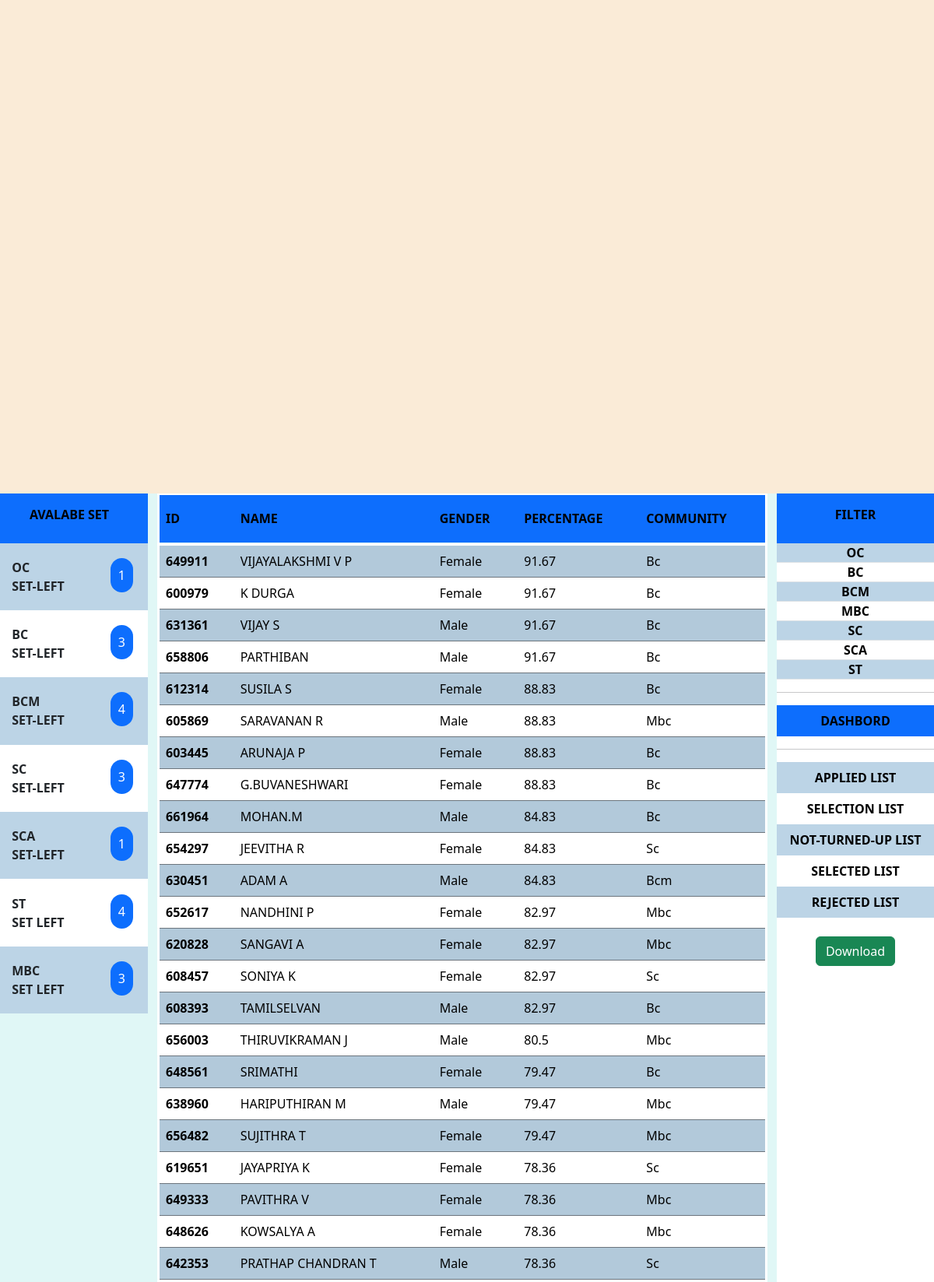
The app's page /controler/computer science/applied/ (upper part) with its own data.
### myapp/models.py (models this page shows, shortened)
class Department(models.Model):
    name=models.CharField(max_length=30,null=False,unique=True)
    ug_couse=models.CharField(max_length=30,null=False)
    pg_course=models.CharField(max_length=30,null=False)
    pg_oc=models.IntegerField(default=0,null=False)
    pg_bc=models.IntegerField(default=0,null=False)
    pg_bcm=models.IntegerField(default=0,null=False)
    pg_sc=models.IntegerField(default=0,null=False)
    pg_sca=models.IntegerField(default=0,null=False)
    pg_st=models.IntegerField(default=0,null=False)
    pg_mbc=models.IntegerField(default=0,null=False)

class PgStudentDetails(models.Model):
    GENDER=[
    ('male','MALE'),
    ('female','FEMALE'),
    ('others','OTHERS')
    ]
    COMUNNITY=[
        ('oc','OC'),
        ('bc','BC'),
        ('bcm','BCM'),
        ('sc','SC'),
        ('sca','SCA'),
        ('st','ST'),
        ('mbc','MBC')
    ]
    BOOLOPT=[
        ('yes','YES'),
        ('no','NO')
    ]
    MAR_STATUS=[
        ('single','SINGLE'),
        ('married','MARRIED')
    ]
    RELIGION=[
        ('hindu','HINDU'),
        ('muslim','MUSLIM'),
        ('cristin','CRISTIN')
    ]
    STATUS=[
        ('applied','APPLIED'),
        ('controler','CONTROLER'),
        ('department','DEPARTMENT'),
        ('admited','ADMITED'),
        ('rejected','REJECTED')
    ]
    student=models.OneToOneField(CustomUserStudent,on_delete=models.CASCADE)
    name=models.CharField(max_length=30,null=False)
    fathername=models.CharField(max_length=30,null=True,blank=True)
    gender=models.CharField(max_length=10,choices=GENDER)
    dateofbirth=models.DateField(null=True,blank=True)
    community=models.CharField(max_length=5,choices=COMUNNITY)
    religion=models.CharField(max_length=20,choices=RELIGION,null=True,blank=True)
    maratail_status=models.CharField(max_length=10,null=True,blank=True,choices=MAR_STATUS)
    pysically_chalanged=models.CharField(max_length=5,choices=BOOLOPT,null=True,blank=True)
    sports=models.CharField(max_length=5,choices=BOOLOPT,null=True,blank=True)
    aadhar=models.CharField(max_length=30,null=True,blank=True)
    address=models.CharField(max_length=130,null=True,blank=True)
    distric=models.CharField(max_length=30,null=False)
    Department=models.ForeignKey(Department,on_delete=models.CASCADE)
    percentageoptained=models.CharField(max_length=5,null=False)
    instute_name=models.CharField(max_length=30,null=True,blank=True)
    degree=models.CharField(max_length=30,null=True,blank=True)
    mode_of_study=models.CharField(max_length=30,null=True,blank=True)
    medium=models.CharField(max_length=30,null=True,blank=True)
    acadamic_year=models.CharField(max_length=30,null=True,blank=True)
    photo_doc=models.ImageField(upload_to=Photo_rename, validators=[validate_image_size],null=True,blank=True)
    aadhar_doc=models.ImageField(upload_to=aadhar_rename, validators=[validate_image_size],null=True,blank=True)
    marksheet_doc=models.ImageField(upload_to=Marksheet_rename, validators=[validate_image_size],null=True,blank=True)
    community_doc=models.ImageField(upload_to=community_rename, validators=[validate_image_size],null=True,blank=True)
    special_doc=models.ImageField(upload_to=special_documents_rename,null=True,blank=True, validators=[validate_image_size])
    details_submited=models.BooleanField(default=False)
    status=models.CharField(max_length=30,null=False, choices=STATUS)
    resevation=models.CharField(max_length=10, null=True,blank=True)
    remark=models.CharField(max_length=150,null=True,blank=True)
    fees=models.BooleanField(default=False)
    rejectedBy=models.CharField(max_length=10,null=True,blank=True)

class CustomUserStudent(AbstractBaseUser,PermissionsMixin):
    email = models.EmailField(unique=True)
    username = models.CharField(max_length=30, unique=True)
    phone_number=models.CharField(max_length=10)
    is_active = models.BooleanField(default=True)
    role=models.CharField(max_length=10,default='student')
    is_staff = models.BooleanField(default=False)
    password_created=models.CharField(max_length=15,null=False,blank=False)
    groups = models.ManyToManyField(
        Group,
        related_name="customuserstudent_groups",
    )
    user_permissions = models.ManyToManyField(
        Permission,
        related_name="customuserstudent_permissions",
    )
    objects = CustomUserManager()
    USERNAME_FIELD = 'username'
    REQUIRED_FIELDS = ['email','phone_number']

### myapp/extendedviews.py (the view)
# urls.py: path('controler/<str:department>/<str:list>/',view.controller,name='depcontroler'),
def controller(request,department,list):
    com=request.GET.get('cot','').lower()
    try:
        dpt=models.Department.objects.get(name=department)
        if list=='truned up':
            data=models.PgStudentDetails.objects.filter(status='applied').filter(Department__name=department).order_by('-percentageoptained')
        elif list=='applied':
            data=models.PgStudentDetails.objects.filter(Department__name=department).order_by('-percentageoptained')
        elif list=='not turned up':
            data=models.PgStudentDetails.objects.filter(Department__name=department).order_by('-percentageoptained')
        elif list=='selected':
            data=models.PgStudentDetails.objects.filter(Department__name=department).filter(status='department').order_by('-percentageoptained')
        elif list=='rejected':
            data=models.PgStudentDetails.objects.filter(Department__name=department).filter(status='rejected').order_by('-percentageoptained')
        else:
            return HttpResponse("enter the correct url")
        valid_communities = ['mbc', 'bc', 'sc', 'sca','st','bcm']
        if com in valid_communities:
            filtereddata = data.filter(community__iexact=com)
        else:
            filtereddata = data
    except Exception as e:
        return HttpResponse(e)
    context={
        'data':filtereddata,
        'department':dpt
    }
    return render(request,'controler/listpage.html',context)

### templates/controler/listpage.html (shortened to what this page needs)
{% extends "main.html"%}
{% block content %}
<div class="container-fluid m-0 p-0" style="max-width: 99%;">
    {% include 'logoutbar.html' %}
    <div class="row ">
        <div class="col-md-2 col-xl-2 col-xxl-2 m-0 p-0" style="overflow-y: auto; height: 87vh;">
            {% include 'pg/components/seatavalabe.html' %}
        </div>
        <div class="col-md-8 col-xl-8 col-xxl-8 bg ">
            {% include 'pg/components/studentlist.html' %}
        </div>
        <div class="col-md-2 col-xl-2 col-xxl-2 bg  m-0 p-0" style="background-color: white; overflow-y: auto; height: 87vh;">
            {% include 'controler/filter.html' %}
        </div>
    </div>
</div>
{% endblock %}

### templates/pg/components/seatavalabe.html
<div class="bg-primary title-heading"><p><b>AVALABE set</b></p></div>
        <ol class="list-group striped-view list-group-numbered " >
          <li class="group-list d-flex justify-content-between align-items-start  ">
            <div class="ms-2 me-auto">
              <div class="fw-bold">OC</div>
              <div class="fw-bold">set-left</div>
            </div>
            <span class=" bg-primary pill-button ">{{department.pg_oc}}</span>
          </li>
          <li class="group-list d-flex justify-content-between align-items-start  ">
              <div class="ms-2 me-auto">
                <div class="fw-bold">BC</div>
                <div class="fw-bold">set-left</div>
              </div>
              <span class=" bg-primary pill-button">{{department.pg_bc}}</span>
            </li>
            <li class="group-list d-flex justify-content-between align-items-start  ">
              <div class="ms-2 me-auto">
                <div class="fw-bold">BCM</div>
                <div class="fw-bold">set-left</div>
              </div>
              <span class=" bg-primary pill-button">{{department.pg_bcm}}</span>
            </li>
            <li class="group-list d-flex justify-content-between align-items-start  ">
              <div class="ms-2 me-auto">
                <div class="fw-bold">SC</div>
                <div class="fw-bold">set-left</div>
              </div>
              <span class=" bg-primary pill-button ">{{department.pg_sc}}</span>
            </li>
            <li class="group-list d-flex justify-content-between align-items-start  ">
              <div class="ms-2 me-auto">
                <div class="fw-bold">SCA</div>
                <div class="fw-bold">set-left</div>
              </div>
              <span class=" bg-primary pill-button ">{{department.pg_sca}}</span>
            </li>
            <li class="group-list d-flex justify-content-between align-items-start  ">
              <div class="ms-2 me-auto">
                <div class="fw-bold">ST</div>
                <div class="fw-bold">set left</div>
              </div>
              <span class=" bg-primary  pill-button">{{department.pg_st}}</span>
            </li>
            <li class="group-list d-flex justify-content-between align-items-start  ">
              <div class="ms-2 me-auto">
                <div class="fw-bold">MBC</div>
                <div class="fw-bold">set left</div>
              </div>
              <span class=" bg-primary pill-button">{{department.pg_mbc}}</span>
            </li>
      </ol>

### templates/pg/components/studentlist.html
<div class="scrollable-div">
<table class="table table-hover table-striped m-0 p-0">
    <thead class="border-bottom border-white border-3">
        <th>ID</th>
        <th>NAME</th>
        <th>GENDER</th>
        <th>PERCENTAGE</th>
        <th>COMMUNITY</th>
    </thead>
    <tbody class="border-white border-3">
      {% for items in data %}
      <tr class="m-2 border border-secondary " onclick="callurl('{{ items.student.username }}')">
                <th scope="row">{{items.student.username}}</th>
                <td>{{items.name}}</td>
                <td>{{items.gender}}</td>
                <td>{{items.percentageoptained}}</td>
                <td>{{items.community}}</td>
            </tr>
        {% endfor %}
  </tbody>
</table>
</div>

### records on screen
Department: pg_oc "1", pg_bc "3", pg_bcm "4", pg_sc "3", pg_sca "1", pg_st "4", pg_mbc "3"
PgStudentDetails: student.username "649911", name "VIJAYALAKSHMI V P", gender "Female", percentageoptained "91.67", community "Bc"
PgStudentDetails: student.username "600979", name "K DURGA", gender "Female", percentageoptained "91.67", community "Bc"
PgStudentDetails: student.username "631361", name "VIJAY S", gender "Male", percentageoptained "91.67", community "Bc"
PgStudentDetails: student.username "658806", name "PARTHIBAN", gender "Male", percentageoptained "91.67", community "Bc"
PgStudentDetails: student.username "612314", name "SUSILA S", gender "Female", percentageoptained "88.83", community "Bc"
PgStudentDetails: student.username "605869", name "SARAVANAN R", gender "Male", percentageoptained "88.83", community "Mbc"
PgStudentDetails: student.username "603445", name "ARUNAJA P", gender "Female", percentageoptained "88.83", community "Bc"
PgStudentDetails: student.username "647774", name "G.BUVANESHWARI", gender "Female", percentageoptained "88.83", community "Bc"
PgStudentDetails: student.username "661964", name "MOHAN.M", gender "Male", percentageoptained "84.83", community "Bc"
PgStudentDetails: student.username "654297", name "JEEVITHA R", gender "Female", percentageoptained "84.83", community "Sc"
PgStudentDetails: student.username "630451", name "ADAM A", gender "Male", percentageoptained "84.83", community "Bcm"
PgStudentDetails: student.username "652617", name "NANDHINI P", gender "Female", percentageoptained "82.97", community "Mbc"
PgStudentDetails: student.username "620828", name "SANGAVI A", gender "Female", percentageoptained "82.97", community "Mbc"
PgStudentDetails: student.username "608457", name "SONIYA K", gender "Female", percentageoptained "82.97", community "Sc"
PgStudentDetails: student.username "608393", name "TAMILSELVAN", gender "Male", percentageoptained "82.97", community "Bc"
PgStudentDetails: student.username "656003", name "THIRUVIKRAMAN J", gender "Male", percentageoptained "80.5", community "Mbc"
PgStudentDetails: student.username "648561", name "SRIMATHI", gender "Female", percentageoptained "79.47", community "Bc"
PgStudentDetails: student.username "638960", name "HARIPUTHIRAN M", gender "Male", percentageoptained "79.47", community "Mbc"
PgStudentDetails: student.username "656482", name "SUJITHRA T", gender "Female", percentageoptained "79.47", community "Mbc"
PgStudentDetails: student.username "619651", name "JAYAPRIYA K", gender "Female", percentageoptained "78.36", community "Sc"
PgStudentDetails: student.username "649333", name "PAVITHRA V", gender "Female", percentageoptained "78.36", community "Mbc"
PgStudentDetails: student.username "648626", name "KOWSALYA A", gender "Female", percentageoptained "78.36", community "Mbc"
PgStudentDetails: student.username "642353", name "PRATHAP CHANDRAN T", gender "Male", percentageoptained "78.36", community "Sc"
